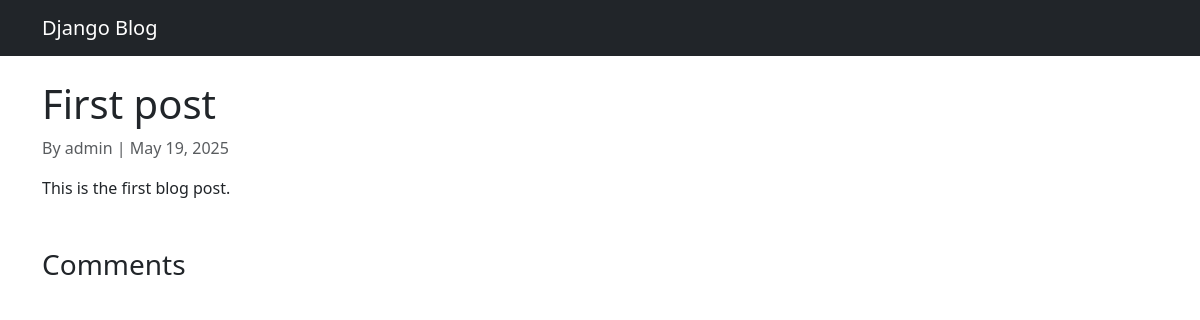
Before: /post/first-post/ with the older database file.
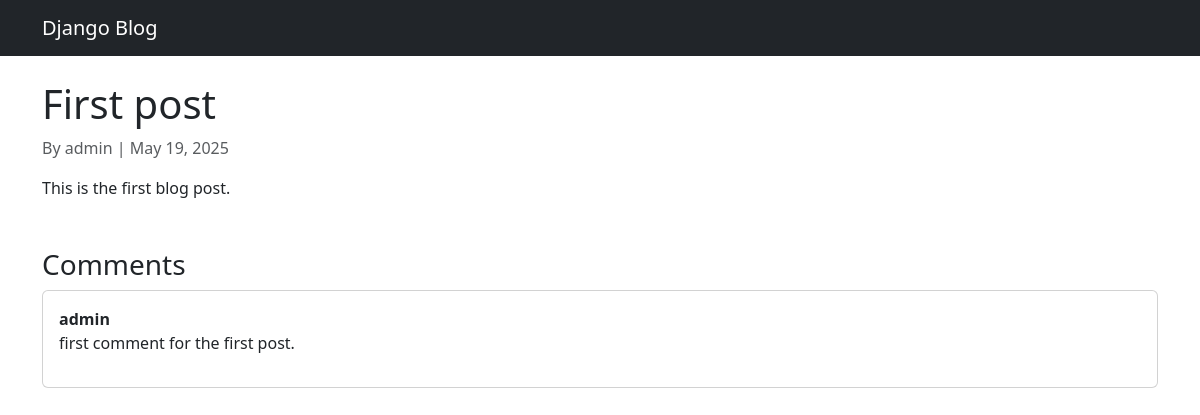
After: the same page with the newer database file.
### blog/models.py (models this page shows, shortened)
class Comment(models.Model):
    post = models.ForeignKey(Post, on_delete=models.CASCADE, related_name='comments')
    author = models.ForeignKey(User, on_delete=models.CASCADE)
    text = models.TextField()
    created_date = models.DateTimeField(default=timezone.now)
    approved = models.BooleanField(default=False)

### blog/views.py (the view)
# urls.py: path('post/<slug:slug>/', views.PostDetailView.as_view(), name='post-detail'),
class PostDetailView(DetailView):
    model = Post
    template_name = 'blog/post_detail.html'

### blog/templates/blog/post_detail.html (shortened to what this page needs)
{% extends "blog/base.html" %}
{% block content %}
    <article>
        <h1>{{ post.title }}</h1>
        <p class="text-muted">
            By {{ post.author }} | {{ post.date_posted|date:"F d, Y" }}
        </p>
        <p>{{ post.content }}</p>
    </article>
    <section class="mt-5">
        <h3>Comments</h3>
        {% for comment in post.comments.all %}
            {% if comment.approved %}
                <div class="card mb-2">
                    <div class="card-body">
                        <strong>{{ comment.author }}</strong>
                        <p>{{ comment.text }}</p>
                    </div>
                </div>
            {% endif %}
        {% endfor %}
    </section>
{% endblock %}

Changed rows visible on the page:
added Comment: author "admin", text "first comment for the first post."
